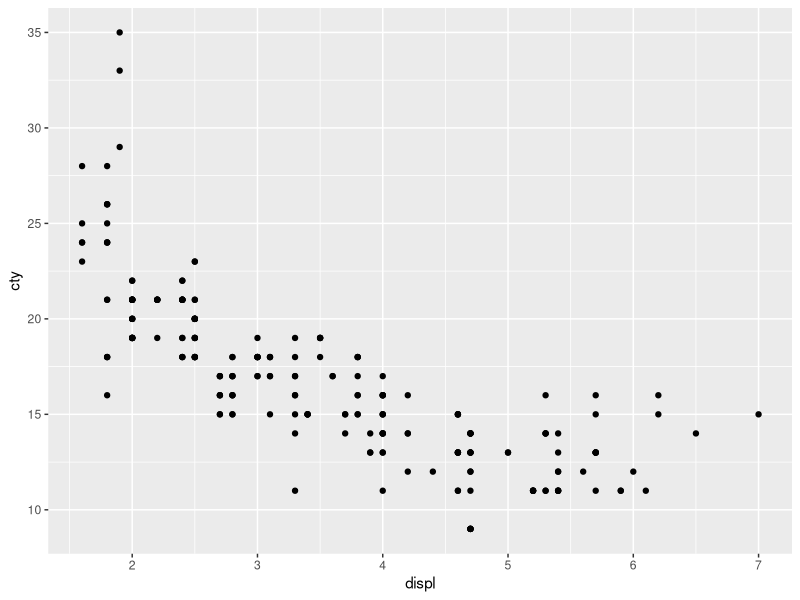
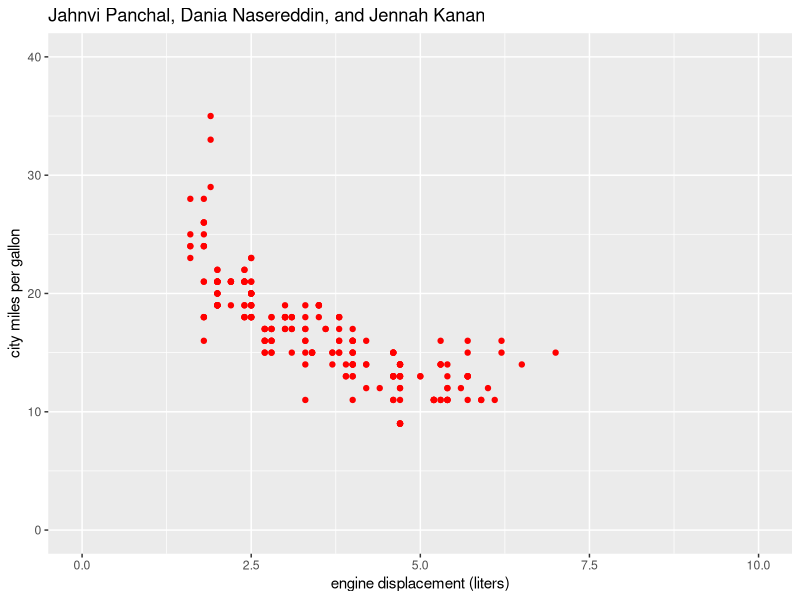
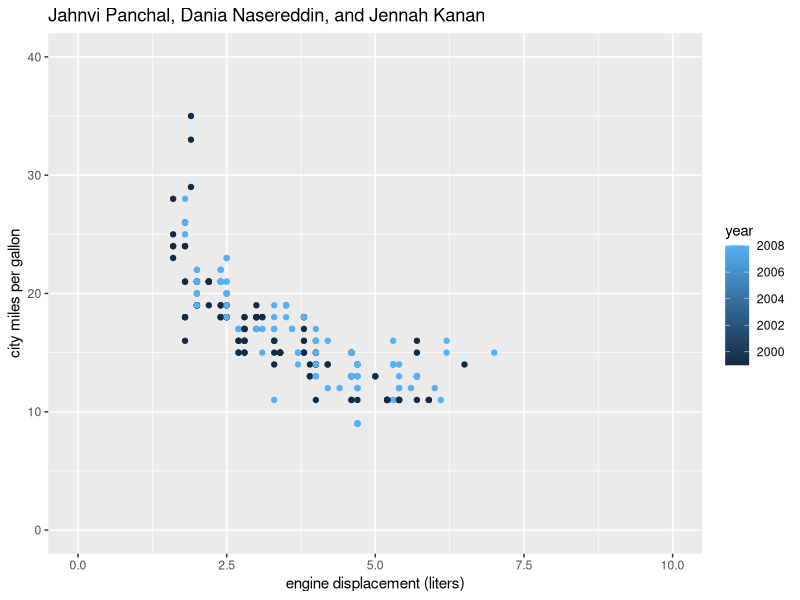
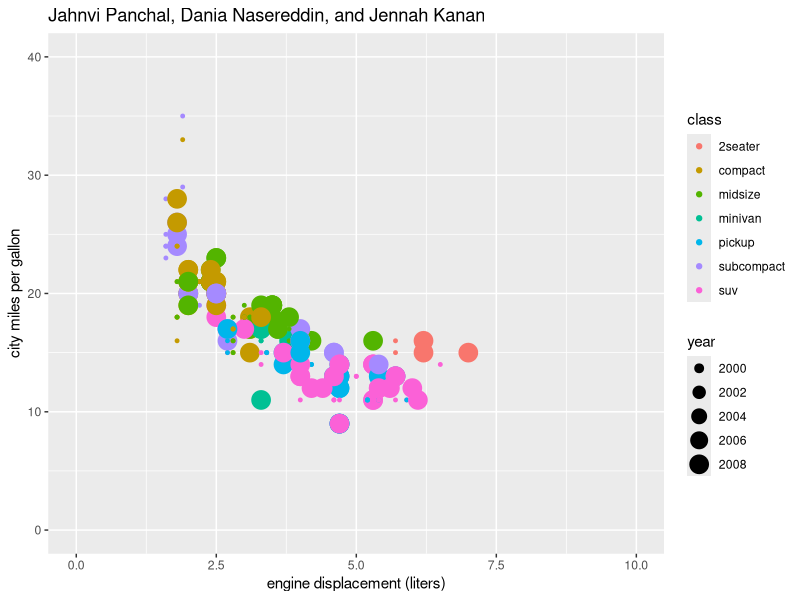

Here is the R script that generated these plots, in order:
#========= HOMEWORK 1 ============
#Get number of rows (Hint: nrow) in the data set airquality 
nrow(airquality)

#Get number of columns (Hint: ncol) in the data set airquality
ncol(airquality)

#Show first 10 rows
View(airquality[1:10, ])

#Show the mean Wind
mean(airquality[,3])
mean(airquality$Wind)

#show all rows where Month == 6
airquality[ airquality$Month == 6, ]

#What are the row indexes of the rows where Month==6? (Hint: which)
which(airquality$Month == 6)

#Show all rows where Species is “setosa”
airquality[ airquality$Species == 'setosa', ]

#Show all rows where Month == 6 and Day < 10
airquality[ airquality$Month == 6 & airquality$Day < 10, ]

#Get the largest value of Wind
max(airquality$Wind)

#On what Month and Day was this largest value of Wind observed?
airquality[ airquality$Wind == max(airquality$Wind), "Month"]
airquality[ airquality$Wind == max(airquality$Wind), "Day"]

#Generate the following graphs from the mpg dataset.
#Plot a scatterplot of variables displ and cty.
library(ggplot2)
ggplot(data=mpg) + geom_point(mapping=aes(x = displ, y = cty))

#Redraw the previous scatterplot but also add all these: more descriptive x and y-axis labels, a title that should be the names of all group members, and set cty limits to (0,40) and displ limits to (0,10).
ggplot(data=mpg) + geom_point(mapping=aes(x = displ, y = cty), color = "red") + ggtitle("Jahnvi Panchal, Dania Nasereddin, and Jennah Kanan") +  labs(y = "city miles per gallon", x = "engine displacement (liters)") + coord_cartesian(xlim =c(0, 10), ylim = c(0, 40))

#Plot a scatterplot of variables displ and cty. Show variable year also.
ggplot(data=mpg) + geom_point(mapping=aes(x = displ, y = cty, color=year)) + ggtitle("Jahnvi Panchal, Dania Nasereddin, and Jennah Kanan") +  labs(y = "city miles per gallon", x = "engine displacement (liters)") + coord_cartesian(xlim =c(0, 10), ylim = c(0, 40))

#Plot a scatterplot of variables displ and cty. Show variables year and class also.Hint: There are different ways of doing this using the multiple “aesthetics” of geom_point
ggplot(data=mpg) + geom_point(mapping=aes(x = displ, y = cty, color=class, size=year)) + ggtitle("Jahnvi Panchal, Dania Nasereddin, and Jennah Kanan") +  labs(y = "city miles per gallon", x = "engine displacement (liters)") + coord_cartesian(xlim =c(0, 10), ylim = c(0, 40))
